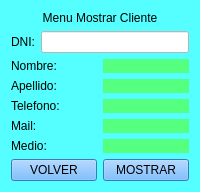
    <widget class="QWidget" name="page_mostrar_cliente">
     <property name="styleSheet">
      <string notr="true">background-color: rgb(85, 255, 255);
font: 16pt &quot;Segoe UI&quot;;</string>
     </property>
     <layout class="QHBoxLayout" name="horizontalLayout_2">
      <item>
       <layout class="QGridLayout" name="gridLayout_24">
        <item row="0" column="0">
         <widget class="QLabel" name="label_8">
          <property name="styleSheet">
           <string notr="true">font: 36pt &quot;Segoe UI&quot;;</string>
          </property>
          <property name="text">
           <string>Menu Mostrar Cliente</string>
          </property>
          <property name="alignment">
           <set>Qt::AlignCenter</set>
          </property>
         </widget>
        </item>
        <item row="1" column="0">
         <layout class="QGridLayout" name="gridLayout_23">
          <item row="0" column="0">
           <layout class="QGridLayout" name="gridLayout_9">
            <item row="0" column="0">
             <widget class="QLabel" name="label_dni_2">
              <property name="text">
               <string>DNI:</string>
              </property>
             </widget>
            </item>
            <item row="0" column="1">
             <widget class="QLineEdit" name="le_dni_mostrar_cliente">
              <property name="styleSheet">
               <string notr="true">background-color: rgb(255, 255, 255);</string>
              </property>
             </widget>
            </item>
           </layout>
          </item>
          <item row="1" column="0">
           <layout class="QGridLayout" name="gridLayout_22">
            <item row="0" column="0">
             <layout class="QGridLayout" name="gridLayout_7">
              <item row="0" column="0">
               <widget class="QLabel" name="label_nombre_2">
                <property name="text">
                 <string>Nombre:</string>
                </property>
               </widget>
              </item>
              <item row="0" column="1">
               <widget class="QLabel" name="lb_nombre_mostrar_cliente">
                <property name="styleSheet">
                 <string notr="true">background-color: rgb(85, 255, 127);</string>
                </property>
                <property name="text">
                 <string/>
                </property>
               </widget>
              </item>
              <item row="1" column="0">
               <widget class="QLabel" name="label_5">
                <property name="text">
                 <string>Apellido:</string>
                </property>
               </widget>
              </item>
              <item row="1" column="1">
               <widget class="QLabel" name="lb_apellido_mostrar_cliente">
                <property name="styleSheet">
                 <string notr="true">background-color: rgb(85, 255, 127);</string>
                </property>
                <property name="text">
                 <string/>
                </property>
               </widget>
              </item>
              <item row="2" column="0">
               <widget class="QLabel" name="label_6">
                <property name="text">
                 <string>Telefono:</string>
                </property>
               </widget>
              </item>
              <item row="2" column="1">
               <widget class="QLabel" name="lb_telefono_mostrar_cliente">
                <property name="styleSheet">
                 <string notr="true">background-color: rgb(85, 255, 127);</string>
                </property>
                <property name="text">
                 <string/>
                </property>
               </widget>
              </item>
              <item row="3" column="0">
               <widget class="QLabel" name="label_7">
                <property name="text">
                 <string>Mail:</string>
                </property>
               </widget>
              </item>
              <item row="3" column="1">
               <widget class="QLabel" name="lb_mail_mostrar_cliente">
                <property name="styleSheet">
                 <string notr="true">background-color: rgb(85, 255, 127);</string>
                </property>
                <property name="text">
                 <string/>
                </property>
               </widget>
              </item>
              <item row="4" column="0">
               <widget class="QLabel" name="label_medio_2">
                <property name="text">
                 <string>Medio:</string>
                </property>
               </widget>
              </item>
              <item row="4" column="1">
               <widget class="QLabel" name="lb_medio_mostrar_cliente">
                <property name="styleSheet">
                 <string notr="true">background-color: rgb(85, 255, 127);</string>
                </property>
                <property name="text">
                 <string/>
                </property>
               </widget>
              </item>
             </layout>
            </item>
            <item row="1" column="0">
             <layout class="QGridLayout" name="gridLayout_8">
              <item row="0" column="0">
               <widget class="QPushButton" name="bt_volver_mostrar_cliente">
                <property name="styleSheet">
                 <string notr="true">background-color: rgb(85, 170, 255);</string>
                </property>
                <property name="text">
                 <string>VOLVER</string>
                </property>
               </widget>
              </item>
              <item row="0" column="1">
               <widget class="QPushButton" name="bt_mostrar_mostrar_cliente">
                <property name="styleSheet">
                 <string notr="true">background-color: rgb(85, 170, 255);</string>
                </property>
                <property name="text">
                 <string>MOSTRAR</string>
                </property>
               </widget>
              </item>
             </layout>
            </item>
           </layout>
          </item>
         </layout>
        </item>
       </layout>
      </item>
     </layout>
    </widget>
